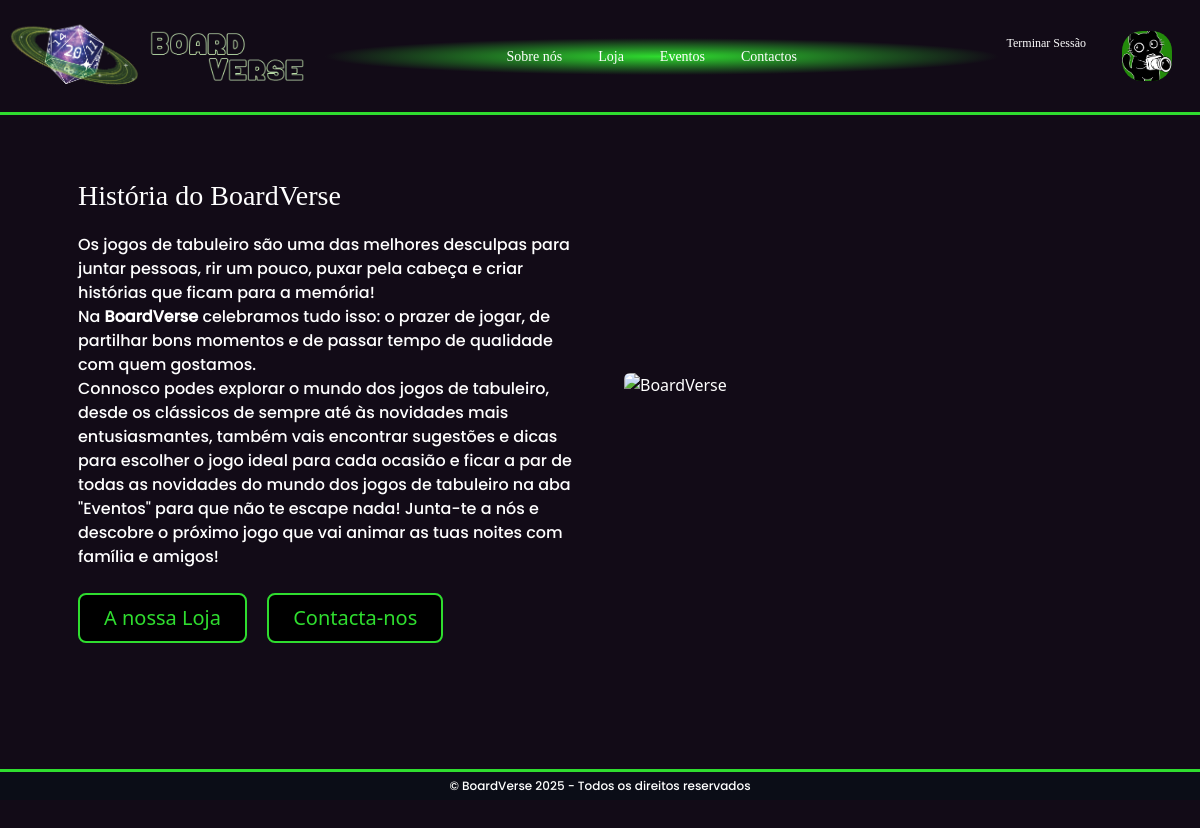
The page /BoardVerse/sobre.php (signed in) on the database its author committed.
### tables this page shows
CREATE TABLE `utilizadores` (
  `id_utilizador` int(11) NOT NULL,
  `nome_utilizador` varchar(100) NOT NULL,
  `password` varchar(255) NOT NULL,
  `role` enum('admin','cliente') NOT NULL DEFAULT 'cliente',
  `email` varchar(150) NOT NULL,
  `foto_utilizador` varchar(255) DEFAULT 'imagens/utilizador/default.png',
  `data_nascimento` date DEFAULT NULL,
  `morada` varchar(255) DEFAULT NULL,
  `codigo_postal` varchar(20) DEFAULT NULL,
  `telemovel` varchar(20) DEFAULT NULL
);

CREATE TABLE `conteudo` (
  `id` int(11) NOT NULL,
  `sobre_nos` varchar(800) NOT NULL
);

### BoardVerse/sobre.php (the view, shortened to what this page needs)
<?php
 $host = 'localhost';
 $user = 'root';
 $password = '';
 $dbname = 'boardverse';
 $conn = mysqli_connect($host, $user, $password, $dbname);
 $about_us = $conn->query("SELECT sobre_nos FROM conteudo");
 $about_us_text = $about_us->fetch_assoc();
 ?>
<!DOCTYPE html>
<html lang="pt">
<head>
  <link
    href="https://cdn.jsdelivr.net/npm/bootstrap@5.3.8/dist/css/bootstrap.min.css"
    rel="stylesheet"
/>
  <link rel="stylesheet" href="css/style.css" />
</head>
<body class="d-flex flex-column min-vh-100">
  <?php include 'componentes/navbar.php'; ?>
  <main class="flex-fill">
    <section id="about" class="py-5">
      <div class="container px-4 px-lg-5">
        <div class="row gx-4 gx-lg-5 align-items-center">
          <div class="col-lg-6">
            <h3 style="margin-bottom: 20px;">História do BoardVerse</h3>
            <p class="mb-4 about_text"><?= $about_us_text['sobre_nos'] ?>
            </p>
            <a class="btn  btn-lg px-4 me-sm-3" href="index.php">A nossa Loja</a>
            <a class="btn  btn-lg px-4" href="contactos.php">Contacta-nos</a>
          </div>
          <div class="col-lg-6 pt-4">
            <img src="imagens/about_us.png" style="padding-bottom: 75px;" alt="BoardVerse" class="img-fluid rounded">
          </div>
        </div>
      </div>
    </section>
  </main>
  <?php include 'componentes/footer.php'; ?>
</body>
</html>

### BoardVerse/componentes/navbar.php (shortened to what this page needs)
<?php
require_once 'sql/bd.php';
if (isset($_SESSION['id_user'])) {
    $navUser = (int) $_SESSION['id_user'];
    $pic_query = "SELECT foto_utilizador FROM utilizadores WHERE id_utilizador = $navUser";
    $pic_result = $conn->query($pic_query);
    if ($pic_result && $pic_result->num_rows > 0) {
        $profile_pic = $pic_result->fetch_assoc();
        $pic = !empty($profile_pic['foto_utilizador'])
            ? $profile_pic['foto_utilizador']
            : 'imagens/default_user.png';
    }
}
?>
<header>
    <nav class="navbar navbar-expand-lg">
        <img src="imagens/Board_Verse_Logo-01.webp" alt="logo" id="logo" class="nav-brand">
        <img src="imagens/Board_Verse.webp" alt="logo_name" id="bv">
        <div class="collapse navbar-collapse" id="navbarNav">
            <ul class="navbar-nav">
                <li class="nav-item">
                    <a class="nav-link" href="sobre.php">Sobre nós</a>
                </li>
                <li class="nav-item">
                    <a class="nav-link" href="index.php">Loja</a>
                </li>
                <li class="nav-item">
                    <a class="nav-link" href="eventos.php">Eventos</a>
                </li>
                <li class="nav-item">
                    <a class="nav-link" href="contactos.php">Contactos</a>
                </li>
            </ul>
        </div>
        <ul class="navbar-nav ms-auto">
            <?php if (!isset($_SESSION['id_user'])): ?>
                <li class="nav-item">
                    <a class="nav-link session" href="login.php">Login</a>
                </li>
            <?php else: ?>
                <li class="nav-item">
                    <a class="nav-link session" href="logout.php">Terminar Sessão</a>
                </li>
                <li class="nav-item">
                    <a class="nav-link" href="personal_data.php">
                        <img
                            src="<?= htmlspecialchars($pic) ?>"
                            alt="Foto utilizador"
                            id="profile_pic">
                    </a>
                </li>
            <?php endif; ?>
        </ul>
    </nav>
</header>

### BoardVerse/css/style.css (style rules this page uses)
html, body { grid-template-rows: auto 1fr auto; min-height: 62rem; }
body { background-color: #120b17 !important; color: white !important; }
main { padding-bottom: 60px; }
h1, h2, h3 { font-family: "Galaxy"; }
p, .copyright { font-family: "Poppins"; }

### BoardVerse/sobre.php (style rules this page uses)
.btn { color: #2fdd2f; background-color: black; border: 2px solid #2fdd2f; text-decoration: none; }
.about_text { white-space: pre-line; }
#about { margin-top: 16px; }

### BoardVerse/componentes/navbar.php (style rules this page uses)
nav { height: 115px; margin: 0; border-bottom: solid 3px #2fdd2f; font-family: "Galaxy"; font-size: 14px !important; }
.navbar { position: relative; z-index: 1050; }
.navbar-nav { justify-content: center; text-align: center; width: fit-content; }
.navbar .nav-link, .dropdown-item { color: white !important; }
.session { font-size: 12px; padding-top: 12%; }
.nav-item { padding-right: 20px; }
#navbarNav { justify-content: center; background: radial-gradient(closest-side, #2fdd2f 0%, #120b17 100%); }
#logo { width: 150px; height: auto; }
#bv { width: 175px; height: auto; padding-right: 20px; }
.nav-brand { margin-bottom: -30px; }
#profile_pic { width: 50px; height: 50px; object-fit: cover; background-color: #33ff0086; border-radius: 40%; }

### rows shown on the page
utilizadores: foto_utilizador (picture)
conteudo: sobre_nos "Os jogos de tabuleiro são uma das melhores desculpas para juntar pessoas, rir um pouco, puxar pela cabeça e criar histórias que ficam para a memória! Na BoardVerse celebramos tudo isso: o prazer de jogar, de partilhar bons momentos e de passar tempo de qualidade com quem gostamos. Connosco podes explorar o mundo dos jogos de tabuleiro, desde os clássicos de sempre até às novidades mais entusiasmantes, também vais encontrar sugestões e dicas para escolher o jogo ideal para cada ocasião e ficar a par de todas as novidades do mundo dos jogos de tabuleiro na aba \"Eventos\" para que não te escape nada! Junta-te a nós e descobre o próximo jogo que vai animar as tuas noites com família e amigos!"
